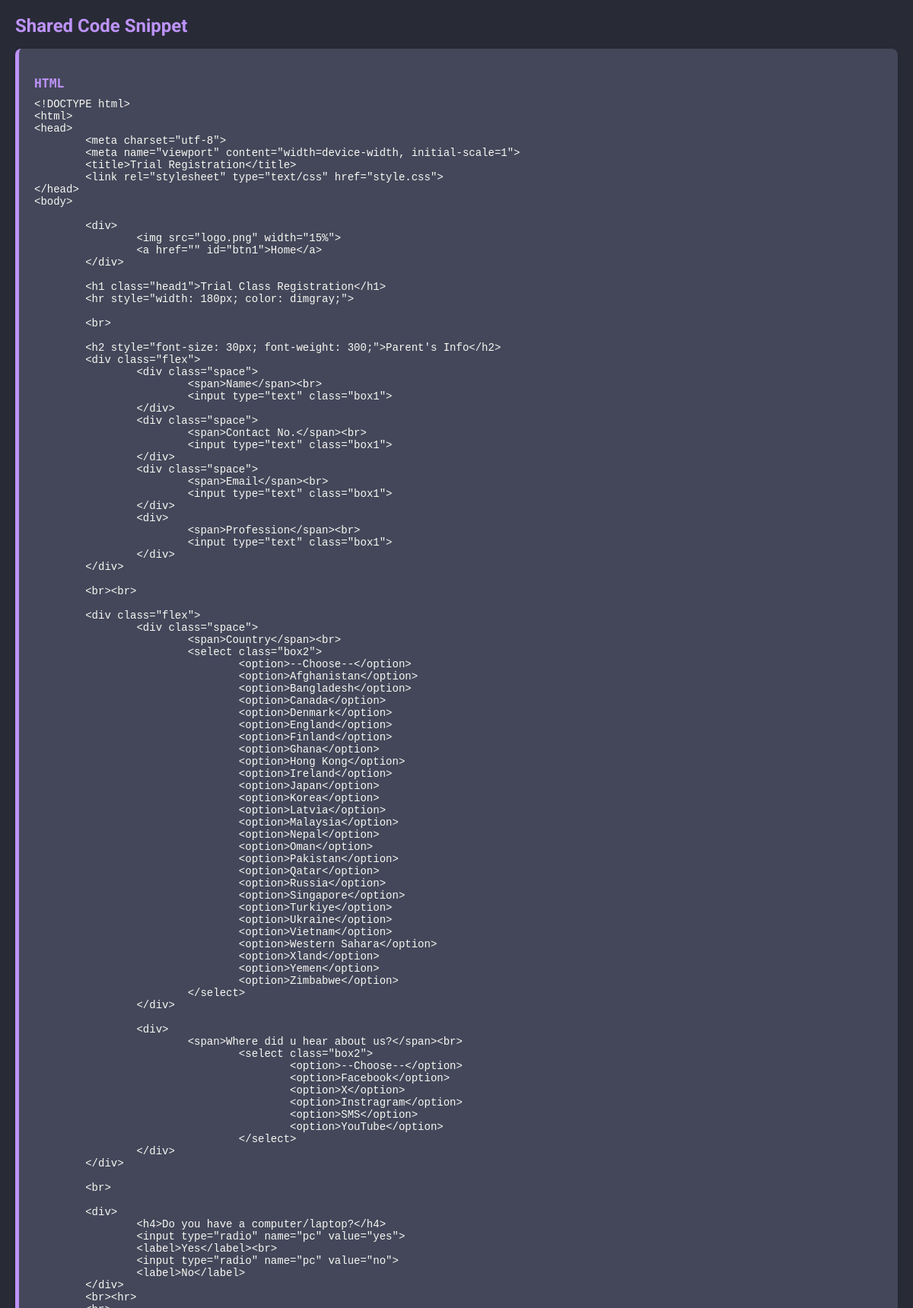
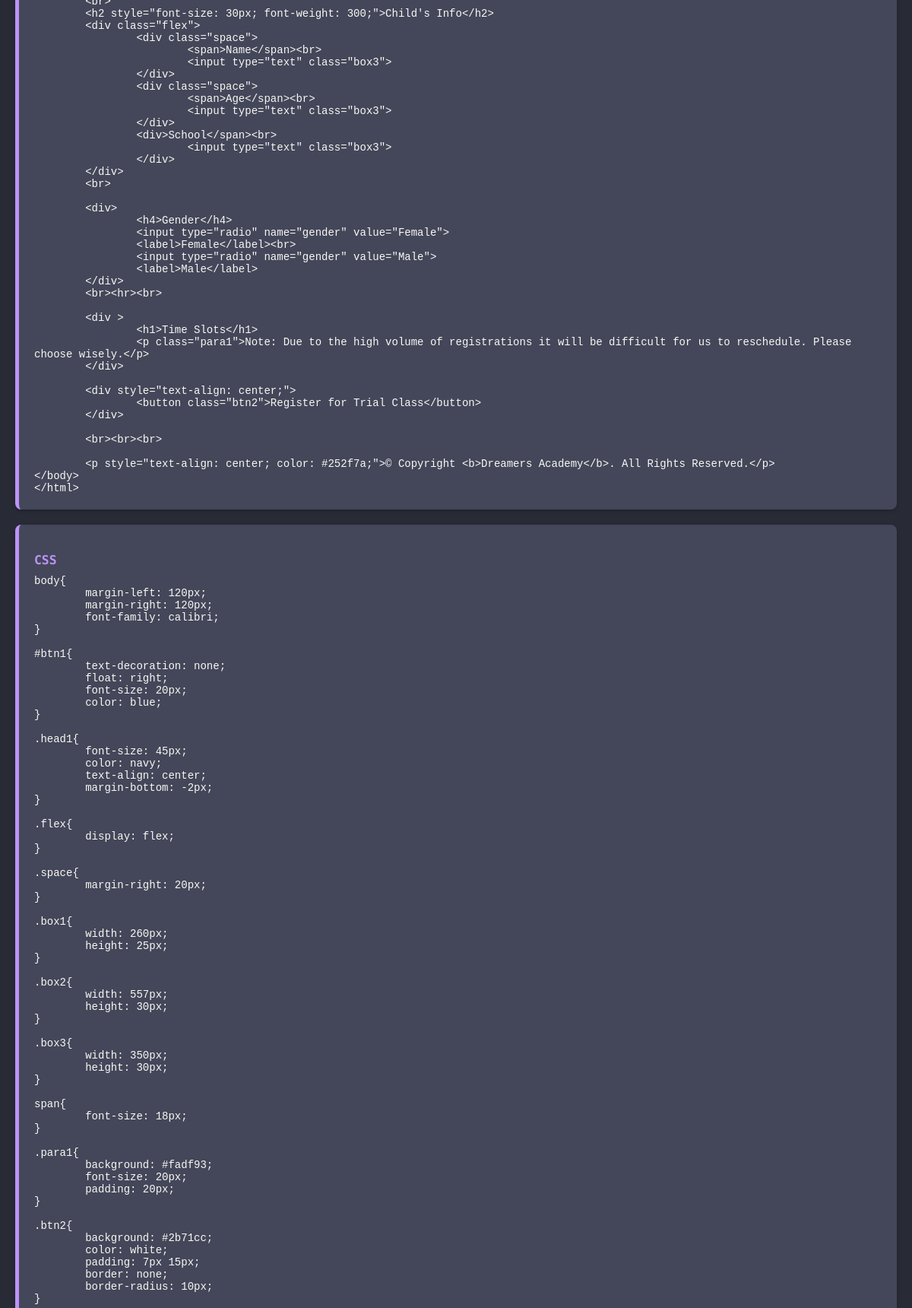
/share/3550c425-9f94-4ec5-a05b-c11397f76f69 (upper part), run on the app's committed database (2 pictures, top to bottom).
### app.py (models this page shows)
class Snippet(db.Model):
    id = db.Column(db.Integer, primary_key=True)
    unique_id = db.Column(db.String(36), unique=True, default=lambda: str(uuid.uuid4()))
    html_code = db.Column(db.Text, nullable=True)
    css_code = db.Column(db.Text, nullable=True)
    js_code = db.Column(db.Text, nullable=True)
    user_id = db.Column(db.Integer, db.ForeignKey('user.id'))
    user = db.relationship('User', backref=db.backref('snippets', lazy=True))
    created_at = db.Column(db.DateTime, default=datetime.utcnow)

### app.py (the view)
@app.route('/share/<unique_id>')
def share(unique_id):
    snippet = Snippet.query.filter_by(unique_id=unique_id).first_or_404()
    return render_template('share.html', snippet=snippet)

### templates/share.html (shortened to what this page needs)
<!DOCTYPE html>
<html lang="en">
<head>
</head>
<body>
    <h2>Shared Code Snippet</h2>
    <div class="code-block">
        <h3>HTML</h3>
        <pre>{{ snippet.html_code }}</pre>
    </div>
    <div class="code-block">
        <h3>CSS</h3>
        <pre>{{ snippet.css_code }}</pre>
    </div>
</body>
</html>

### templates/share.html (style rules this page uses)
:root { --bg-color: #282a36; --text-color: #f8f8f2; --accent-color: #bd93f9; --code-bg-color: #44475a; --border-color: #6272a4; }
body { font-family: 'Roboto', sans-serif; margin: 20px; background-color: var(--bg-color); color: var(--text-color); }
h2 { font-size: 24px; color: var(--accent-color); margin-bottom: 16px; }
.code-block { background-color: var(--code-bg-color); border-left: 5px solid var(--accent-color); padding: 20px; margin-bottom: 20px; overflow: auto; font-family: 'Source Code Pro', monospace; font-size: 14px; border-radius: 8px; box-shadow: 0 2px 4px 0 rgba(0,0,0,0.2); }
pre { white-space: pre-wrap; word-wrap: break-word; margin: 0; }
h3 { font-weight: 600; color: var(--accent-color); margin-bottom: 10px; }

### data on the page
Snippet: html_code "<!DOCTYPE html> <html> <head> <meta charset=\"utf-8\"> <meta name=\"viewport\" content=\"width=device-width, initial-scale=1\"> <title>Trial Registration</title> <link rel=\"stylesheet\" type=\"text/css\" href=\"style.css\"> </head> <body> <div> <img src=\"logo.png\" width=\"15%\"> <a href=\"\" id=\"btn1\">Home</a> </div> <h1 class=\"head1\">Trial Class Registration</h1> <hr style=\"width: 180px; color: dimgray;\"> <br> <h2 style=\"font-size: 30px; font-weight: 300;\">Parent's Info</h2> <div class=\"flex\"> <div class=\"space\"> <span>Name</span><br> <input type=\"text\" class=\"box1\"> </div> <div class=\"space\"> <span>Contact No.</span><br> <input type=\"text\" class=\"box1\"> </div> <div class=\"space\"> <span>Email</span><br>…", css_code "body{ margin-left: 120px; margin-right: 120px; font-family: calibri; } #btn1{ text-decoration: none; float: right; font-size: 20px; color: blue; } .head1{ font-size: 45px; color: navy; text-align: center; margin-bottom: -2px; } .flex{ display: flex; } .space{ margin-right: 20px; } .box1{ width: 260px; height: 25px; } .box2{ width: 557px; height: 30px; } .box3{ width: 350px; height: 30px; } span{ font-size: 18px; } .para1{ background: #fadf93; font-size: 20px; padding: 20px; } .btn2{ background: #2b71cc; color: white; padding: 7px 15px; border: none; border-radius: 10px; }"
